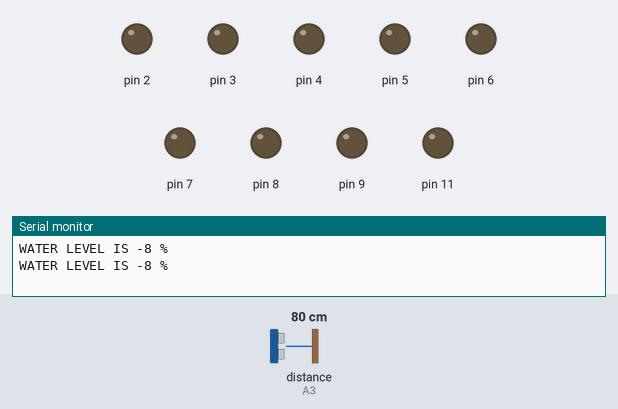
Bench run of a sketch on a simulated Arduino Uno, built with avr-gcc and run on an emulated ATmega328P. Parts: output pins drawn as LEDs (lit = HIGH), the last lines printed to the serial monitor. Wiring (inferred from the names in the program): ultrasonic range finder: trigger A2; echo A3. Inputs (shaded band) come from the test bench; at power-on: distance to the obstacle (sensor on A3) 80 cm. The echo pulse lasts 58.3 µs per cm; pins used as bus, display or sensor lines are not drawn.

Above: at 1.8 s.
1.9 s: distance to the obstacle (sensor on A3) set to 69 cm
At 3.0 s:
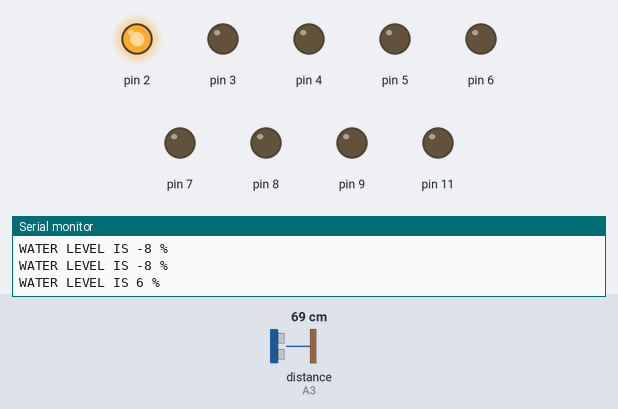
3.5 s: distance to the obstacle (sensor on A3) set to 61 cm
At 4.9 s:
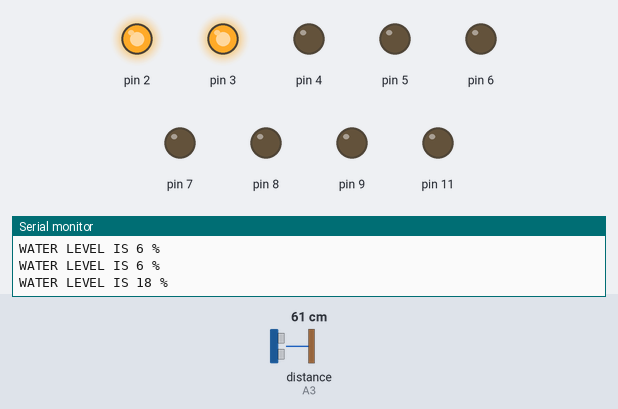
5.5 s: distance to the obstacle (sensor on A3) set to 51 cm
At 6.8 s:
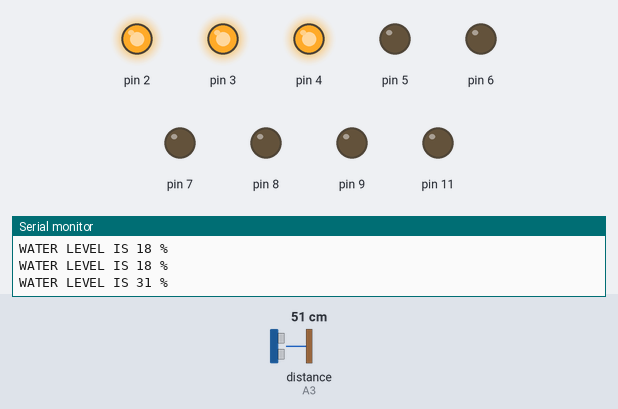
7.5 s: distance to the obstacle (sensor on A3) set to 2 cm
At 9.4 s:
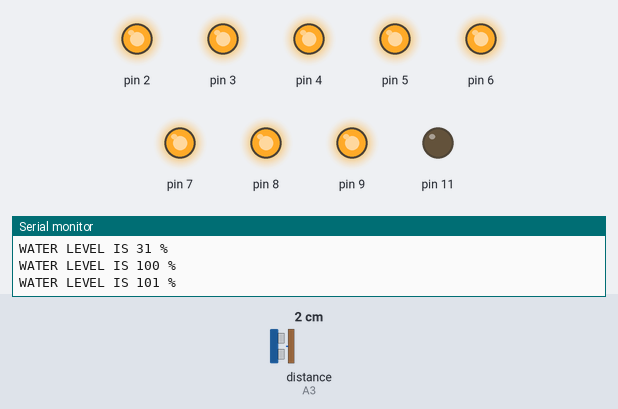
10.5 s: distance to the obstacle (sensor on A3) set to 18 cm
At 12.2 s:
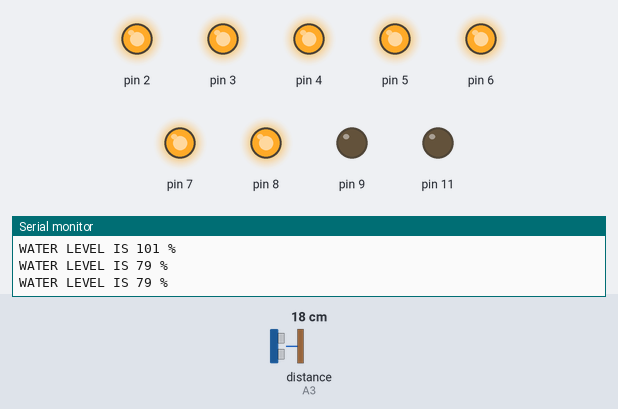
12.5 s: distance to the obstacle (sensor on A3) set to 4 cm
At 14.0 s:
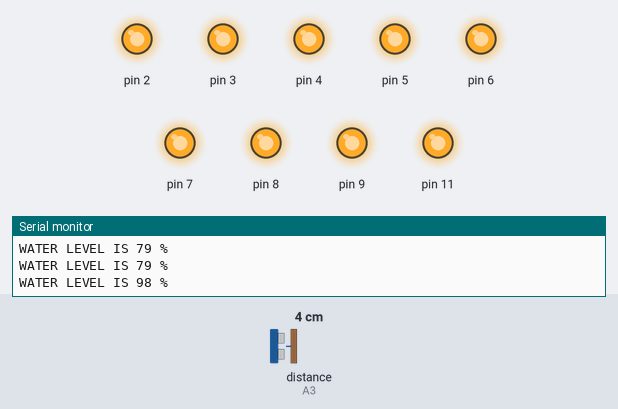
Timing chart, 0 to 15.5 s (numbered marks = the images above; inputs shaded):
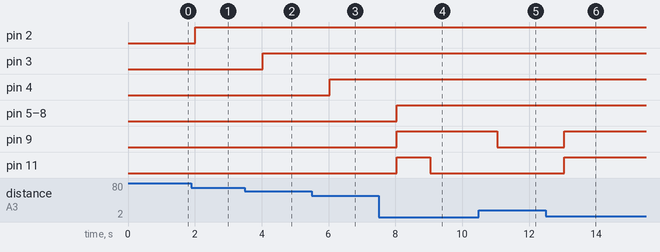

Measured:
- the behaviour switches between 70 and 69 cm on distance to the obstacle (sensor on A3) (found by bisection; images 0 and 1)
- the behaviour switches between 65 and 64 cm on distance to the obstacle (sensor on A3) (found by bisection; images 1 and 2)
- the behaviour switches between 56 and 55 cm on distance to the obstacle (sensor on A3) (found by bisection; images 2 and 3)
- after the input at 1.9 s, pin 2: LOW → HIGH after 0.12 s
- after the input at 3.5 s, pin 3: LOW → HIGH after 0.53 s
- after the input at 5.5 s, pin 4: LOW → HIGH after 0.54 s
- after the input at 7.5 s, pin 5–9: LOW → HIGH after 0.55 s; pin 11: LOW → HIGH after 0.55 s, → LOW 1.0 s later
- after the input at 10.5 s, pin 9: HIGH → LOW after 0.55 s
- after the input at 12.5 s, pin 9, pin 11: LOW → HIGH after 0.56 s

The sketch:

ultrasonic_water_level.ino
```cpp
int trig = A2;
int echo = A3;
void setup() {
  // put your setup code here, to run once:
  Serial.begin(9600);
  pinMode(trig, OUTPUT);
  pinMode(echo, INPUT);
  pinMode(2, OUTPUT);
  pinMode(3, OUTPUT);
  pinMode(4, OUTPUT);
  pinMode(5, OUTPUT);
  pinMode(6, OUTPUT);
  pinMode(7, OUTPUT);
  pinMode(8, OUTPUT);
  pinMode(9, OUTPUT);
  pinMode(11, OUTPUT);


}

void loop() {
  // put your main code here, to run repeatedly:
  int distance, duration, waterlevel, x;
  digitalWrite(trig, LOW);
  delay(1);
  digitalWrite(trig, HIGH);
  delayMicroseconds(10);
  digitalWrite(trig, LOW);
  duration = pulseIn(echo, HIGH);
  distance = duration / 58;
  waterlevel = 74 - distance;
  x = map(waterlevel, 0, 72, 0, 100);
  Serial.print("WATER LEVEL IS ");
  Serial.print(x);
  Serial.println(" %");
  digitalWrite(11, LOW);
  switch (waterlevel)
  {
    case 72:
      {
        eight();

        break;

      }
    case 71:
      {
        eight();

        break;

      }
    case 70:
      {
        eight();

        break;
      }
    case 69:
      {
        eight();

        break;

      }
    case 68:
      {
        eight();

        break;

      }
    case 67:
      {
        eight();
        break;
      }
    case 66:
      {
        eight();
        break;
      }
    case 65:
      {
        eight();
        break;
      }
    case 64:
      {
        eight();
        break;
      }
    case 63:
      {
        seven();
        break;
      }
    case 62:
      {
        seven();
        break;
      }
    case 61:
      {
        seven();
        break;
      }
    case 60:
      {
        seven();
        break;
      }
    case 59:
      {
        seven();
        break;
      }
    case 58:
      {
        seven();
        break;
      }
    case 57:
      {
        seven();
        break;
      }
    case 56:
      {
        six();
        break;
      }
    case 55:
      {
        six();
        break;
    }    case 54:
      {
        six();
        break;
      }
    case 53:
      {
        six();
        break;
      }
    case 52:
      {
        six();
        break;
      }
    case 51:
      {
        six();
        break;
      }
    case 50:
      {
        six();
        break;
      }
    case 49:
      {
        six();
        break;
      }
    case 48:
      {
        six();
        break;
      }
    case 47:
      {
        six();
        break;
      }
    case 46:
      {
        six();
        break;
    }    case 45:
      {
        five;
        break;
      }
    case 44:
      {
        five();
        break;
      }
    case 43:
      {
        five();
        break;
      }
    case 42:
      {
        five();
        break;
      }
    case 41:
      {
        five();
        break;
      }
    case 40:
      {
        five();
        break;
      }
    case 39:
      {
        five();
        break;
      }
    case 38:
      {
        five();
        break;
      }
    case 37:
      {
        five();
        break;
    }    case 36:
      {
        four;
        break;
      }
    case 35:
      {
        four();
        break;
      }
    case 34:
      {
        four();
        break;
      }
    case 33:
      {
        four();
        break;
      }
    case 32:
      {
        four();
        break;
      }
    case 31:
      {
        eight();
        break;
      }
    case 30:
      {
        four();
        break;
      }
    case 29:
      {
        four();
        break;
      }
    case 28:
      {
        four();
        break;
    }    case 27:
      {
        three();
        break;
      }
    case 26:
      {
        three();
        break;
      }
    case 25:
      {
        three();
        break;
      }
    case 24:
      {
        three();
        break;
      }
    case 23:
      {
        three();
        break;
      }
    case 22:
      {
        three();
        break;
      }
    case 21:
      {
        three();
        break;
      }
    case 20:
      {
        three();
        break;
      }
    case 19:
      {
        three();
        break;
    }    case 18:
      {
        two();
        break;
      }
    case 17:
      {
        two();
        break;
      }
    case 16:
      {
        two();
        break;
      }
    case 15:
      {
        two();
        break;
      }
    case 14:
      {
        two();
        break;
      }
    case 13:
      {
        two();
        break;
      }
    case 12:
      {
        two();
        break;
      }
    case 11:
      {
        two();
        break;
      }
    case 10:
      {
        two();
        break;
    }    case 9:
      {
        one();
        break;
      }
    case 8:
      {
        one();
        break;
      }
    case 7:
      {
        one();
        break;
      }
    case 6:
      {
        one();
        break;
      }
    case 5:
      {
        one();
        break;
      }
    case 4:
      {
        no();
        break;
      }
    case 3:
      {
        no();
        break;
      }
    case 2:
      {
        no();
        break;
      }
    case 1:
      {
        no();
        break;
      }


  }
  if (x >= 95 && x <= 100)
    digitalWrite(11, HIGH);
  delay(1000);
}
void eight()
{
  digitalWrite(2, HIGH);
  digitalWrite(3, HIGH);
  digitalWrite(4, HIGH);
  digitalWrite(5, HIGH);
  digitalWrite(6, HIGH);
  digitalWrite(7, HIGH);
  digitalWrite(8, HIGH);
  digitalWrite(9, HIGH);
}

void seven()
{
  digitalWrite(2, HIGH);
  digitalWrite(3, HIGH);
  digitalWrite(4, HIGH);
  digitalWrite(5, HIGH);
  digitalWrite(6, HIGH);
  digitalWrite(7, HIGH);
  digitalWrite(8, HIGH);
  digitalWrite(9, LOW);
}
void six()
{
  digitalWrite(2, HIGH);
  digitalWrite(3, HIGH);
  digitalWrite(4, HIGH);
  digitalWrite(5, HIGH);
  digitalWrite(6, HIGH);
  digitalWrite(7, HIGH);
  digitalWrite(8, LOW);
  digitalWrite(9, LOW);
}  void five()
{
  digitalWrite(2, HIGH);
  digitalWrite(3, HIGH);
  digitalWrite(4, HIGH);
  digitalWrite(5, HIGH);
  digitalWrite(6, HIGH);
  digitalWrite(7, LOW);
  digitalWrite(8, LOW);
  digitalWrite(9, LOW);
}
void four()
{
  digitalWrite(2, HIGH);
  digitalWrite(3, HIGH);
  digitalWrite(4, HIGH);
  digitalWrite(5, HIGH);
  digitalWrite(6, LOW);
  digitalWrite(7, LOW);
  digitalWrite(8, LOW);
  digitalWrite(9, LOW);
}
void three()
{
  digitalWrite(2, HIGH);
  digitalWrite(3, HIGH);
  digitalWrite(4, HIGH);
  digitalWrite(5, LOW);
  digitalWrite(6, LOW);
  digitalWrite(7, LOW);
  digitalWrite(8, LOW);
  digitalWrite(9, LOW);

}
void two()
{
  digitalWrite(2, HIGH);
  digitalWrite(3, HIGH);
  digitalWrite(4, LOW);
  digitalWrite(5, LOW);
  digitalWrite(6, LOW);
  digitalWrite(7, LOW);
  digitalWrite(8, LOW);
  digitalWrite(9, LOW);
}
void one()
{
  digitalWrite(2, HIGH);
  digitalWrite(3, LOW);
  digitalWrite(4, LOW);
  digitalWrite(5, LOW);
  digitalWrite(6, LOW);
  digitalWrite(7, LOW);
  digitalWrite(8, LOW);
  digitalWrite(9, LOW);

}
void no()
{
  digitalWrite(2, LOW);
  digitalWrite(3, LOW);
  digitalWrite(4, LOW);
  digitalWrite(5, LOW);
  digitalWrite(6, LOW);
  digitalWrite(7, LOW);
  digitalWrite(8, LOW);
  digitalWrite(9, LOW);
}
```
